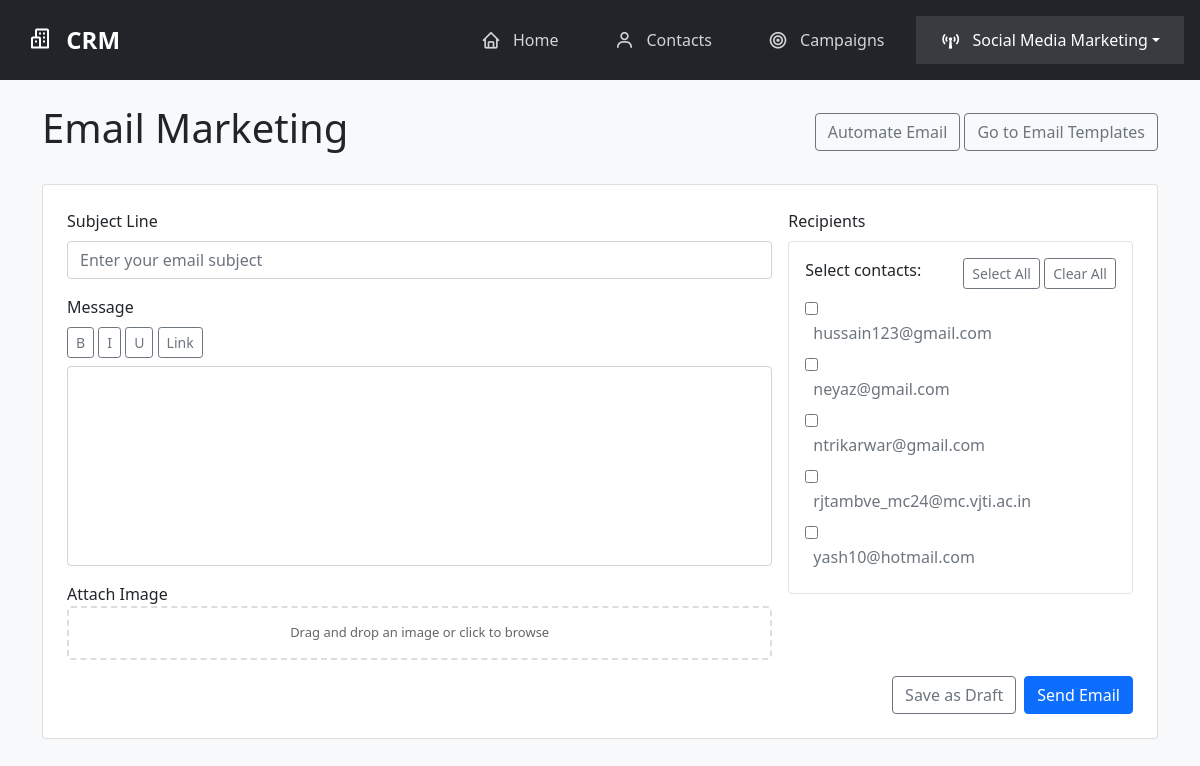
The app's page /email-marketing/, older data.
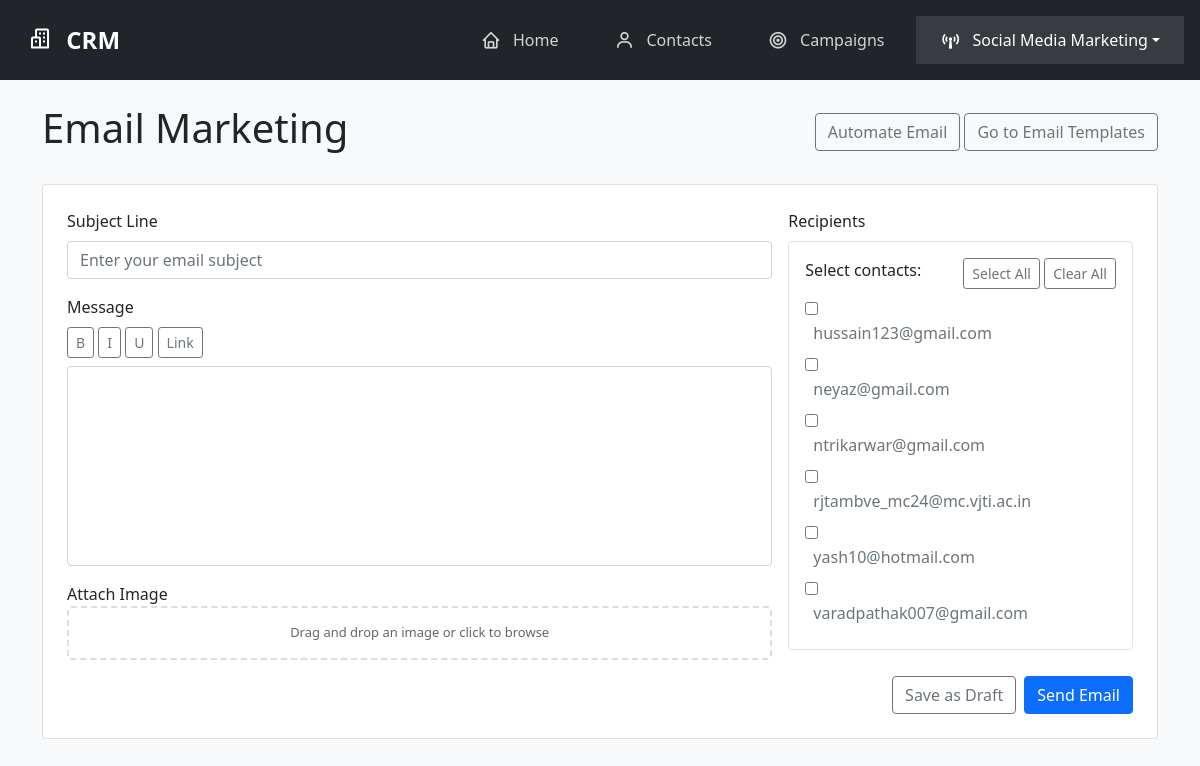
The same page, newer data.
### core/models.py (models this page shows, shortened)
class Contact(models.Model):
    name = models.CharField(max_length=100)
    email = models.EmailField(unique=True)
    phone = models.CharField(max_length=20)
    created_at = models.DateTimeField(auto_now_add=True)
    updated_at = models.DateTimeField(auto_now=True)

### core/views.py (the view, shortened to what this page needs)
# urls.py: path('email-marketing/', views.EmailMarketingView.as_view(), name='email_marketing'),
class EmailMarketingView(View):
    template_name = 'core/email_marketing.html'
    def get(self, request):
        contacts = Contact.objects.all()
        return render(request, self.template_name, {'contacts': contacts})

### core/templates/core/email_marketing.html (shortened to what the changed rows need)
{% extends 'core/base.html' %}
{% load static %}
{% block content %}
<div class="container mt-4">
    <div class="email-marketing-header mb-4 d-flex justify-content-between align-items-center">
        <h1>Email Marketing</h1>
    </div>
    <div class="card p-4">
        <form method="post" enctype="multipart/form-data" id="emailForm">
            <div class="row g-3">
                <div class="col-md-4">
                    <div class="form-group">
                        <div class="recipients-container border p-3 rounded">
                            <div class="recipients-list">
                                {% for contact in contacts %}
                                <div class="recipient-item d-flex align-items-center mb-2">
                                    <label class="checkbox-container mb-0">
                                        <input type="checkbox" name="recipients" value="{{ contact.id }}">
                                        <div class="ms-2">
                                            <span class="recipient-email d-block text-muted">{{ contact.email }}</span>
                                        </div>
                                    </label>
                                </div>
                                {% endfor %}
                            </div>
                        </div>
                    </div>
                </div>
            </div>
        </form>
    </div>
</div>
{% endblock %}

Row changes from the older to the newer data that the page shows:
added Contact: email "varadpathak007@gmail.com"
